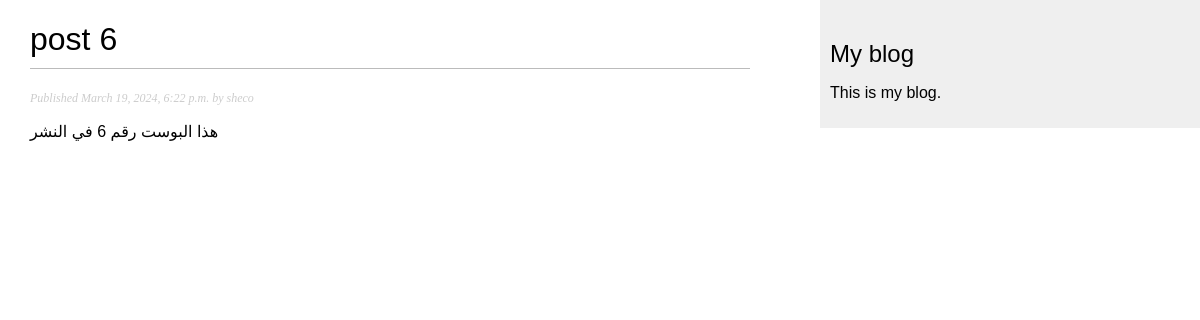
Page /blog/2024/3/19/post-6/ on the committed database.
### blog/models.py (models this page shows, shortened)
class Post(models.Model):
    class Status(models.TextChoices):
        DRAFT = 'DF', 'Draft'
        PUBLISHED = 'PB', 'Published'
    title = models.CharField(max_length=250)
    slug = models.SlugField(max_length=250, unique_for_date='publish')
    author = models.ForeignKey(User, on_delete=models.CASCADE, related_name='blog_posts')
    body = models.TextField()
    publish = models.DateTimeField(default=timezone.now)
    created = models.DateTimeField(auto_now_add=True)
    updated = models.DateTimeField(auto_now=True)
    status = models.CharField(max_length=2, choices=Status.choices, default=Status.DRAFT)
    class Meta:
        ordering = ['-publish']
        indexes = [
            models.Index(fields=['-publish']),
        ]

### blog/views.py (the view)
# urls.py: path('<int:year>/<int:month>/<int:day>/<slug:post>/', views.post_detail, name='post_detail'),
def post_detail(request, year, month, day, post):
    post = get_object_or_404(Post, status=Post.Status.PUBLISHED,
                                slug=post,
                                publish__year=year,
                                publish__month=month,
                                publish__day=day
                            )
    return render(request, 'blog/post/detail.html', {'post': post})

### blog/templates/blog/post/detail.html (shortened to what this page needs)
{% extends "blog/base.html" %}
{% block content %}
    <h1>{{ post.title }}</h1>
    <p class="date">
    Published {{ post.publish }} by {{ post.author }}
    </p>
    {{ post.body|linebreaks }}
{% endblock %}

### blog/static/css/blog.css (style rules this page uses)
body { margin:0; padding:0; font-family:helvetica, sans-serif; }
h1 { font-weight:normal; border-bottom:1px solid #bbb; padding:0 0 10px 0; }
p.date { color:#ccc; font-family: georgia, serif; font-size: 12px; font-style: italic; }

### rows in the picture
Post: title "post 6", publish "March 19, 2024, 6:22 p.m.", author "sheco", body "هذا البوست رقم 6 في النشر"
